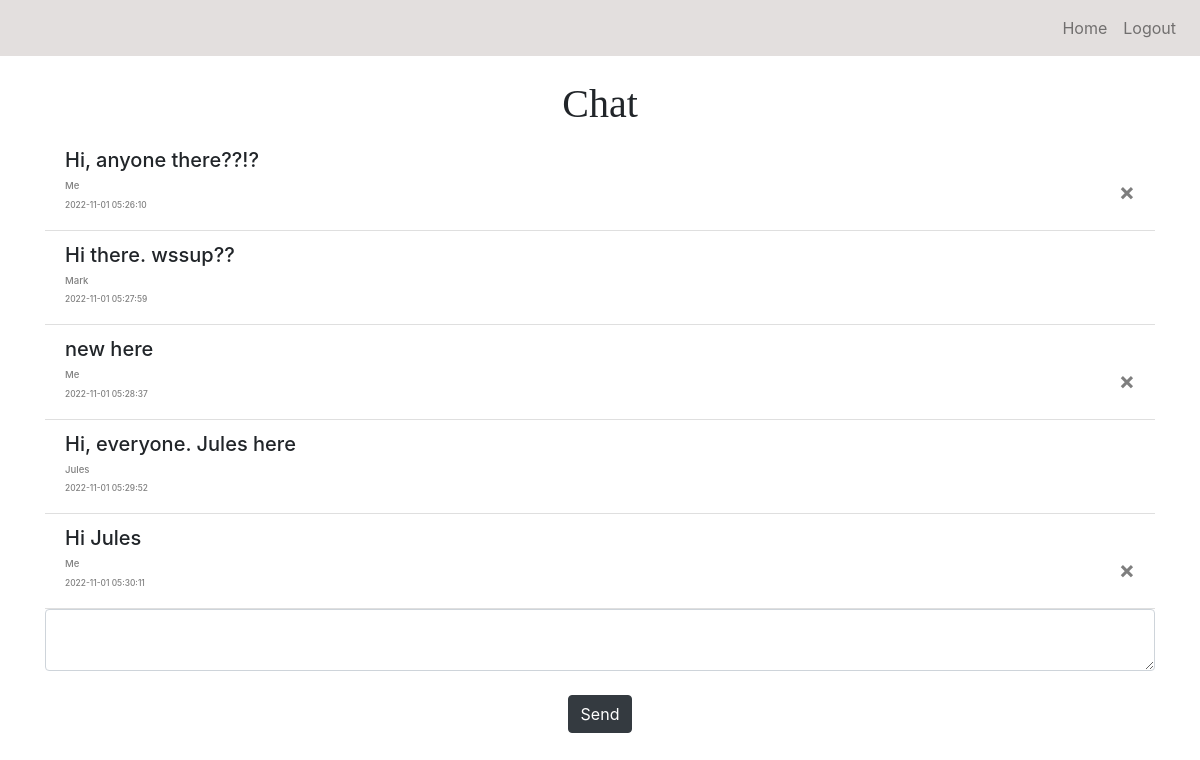
Screenshot of / (signed in) with the database file from the repository.
### web/models.py (models this page shows)
class Note(db.Model):
    id = db.Column(db.Integer, primary_key=True)
    data = db.Column(db.String(10000))
    date = db.Column(db.DateTime(timezone=True), default=func.now())
    user_id = db.Column(db.Integer, db.ForeignKey('user.id'))

class User(db.Model, UserMixin):
    id = db.Column(db.Integer, primary_key=True)
    email = db.Column(db.String(150), unique=True)
    password = db.Column(db.String(150))
    first_name = db.Column(db.String(150))
    notes = db.relationship('Note')

### web/views.py (the view, shortened to what this page needs)
@views.route('/', methods=['GET', 'POST'])
@login_required
def home():
    note = Note.query.all()
    users = User.query.all()
    return render_template("home.html", user=current_user , nt = note, users=users)

### web/__init__.py (called while the page is built)
def create_app():
    app = Flask(__name__)
    app.config['SECRET_KEY'] = 'xxxxxxxxxx'
    app.config['SQLALCHEMY_DATABASE_URI'] = f'sqlite:///{DB_NAME}'
    db.init_app(app)
    from .views import views
    from .auth import auth
    app.register_blueprint(views, url_prefix='/')
    app.register_blueprint(auth, url_prefix='/')
    from .models import User, Note
    create_database(app)
    login_manager = LoginManager()
    login_manager.login_view = 'auth.login'
    login_manager.init_app(app)
    @login_manager.user_loader
    def load_user(id):
        return User.query.get(int(id))
    return app

### web/templates/home.html (shortened to what this page needs)
{% extends "base.html" %} {% block title %}Discussions{% endblock %} {% block content
%}
<h1 align="center" style="font-family:verdana;">Chat</h1>
<ul class="list-group list-group-flush" id="notes">
  {% for note in nt %}
  <li class="list-group-item" >
    <h5>
    {{ note.data }}
    </h5>
    {% if note.user_id == user.id %}
    <button type="button" class="close" onClick="deleteNote({{ note.id }})">
      <span aria-hidden="true">&times;</span>
    </button>
    {% endif %}
    {% if note.user_id == user.id %}
    <h6 style="font-size:0.8vw; color:grey;" >
    Me
    </h6>
    <h6 style="font-size:0.7vw; color:grey;">
    {{ note.date }}
    </h6>
    {% else %}
    {% for usr in users %}
    {% if usr.id == note.user_id %}
    <h6 style="font-size:0.8vw; color:grey;">
      {{ usr.first_name }}
    </h6>
    <h6 style="font-size:0.7vw; color:grey;">
    {{ note.date }}
    </h6>
    {% endif %}
    {% endfor %}
    {% endif %}
  </li>
  {% endfor %}
</ul>
<form method="POST">
  <textarea name="note" id="note" class="form-control"></textarea>
  <br />
  <div align="center">
    <button type="submit" class="btn btn-dark">Send</button>
  </div>
</form>
{% endblock %}

### web/templates/base.html (shortened to what this page needs)
<!DOCTYPE html>
<html>
  <head>
    <link
      rel="stylesheet"
      href="https://stackpath.bootstrapcdn.com/bootstrap/4.4.1/css/bootstrap.min.css"
    />
    <link
      rel="stylesheet"
      href="https://stackpath.bootstrapcdn.com/font-awesome/4.7.0/css/font-awesome.min.css"
    />
  </head>
  <body>
    <nav class="navbar navbar-expand-lg navbar-light" style="background-color: #e3dfde;">
      <div class="collapse navbar-collapse" id="navbar">
        <div class="navbar-nav ml-auto" >
          {% if user.is_authenticated %}
          <a class="nav-item nav-link" id="home" href="/">Home</a>
          <a class="nav-item nav-link" id="logout" href="/logout">Logout</a>
          {% else %}
          <a class="nav-item nav-link" id="login" href="/login">Login</a>
          <a class="nav-item nav-link" id="signUp" href="/sign-up">Sign Up</a>
          {% endif %}
        </div>
      </div>
    </nav>
    <div class="container">{% block content %} {% endblock %}</div>
  </body>
</html>

### rows the page displays
Note: data "Hi, anyone there??!?", date "2022-11-01 05:26:10"
Note: data "Hi there. wssup??", date "2022-11-01 05:27:59"
User: first_name "Mark"
Note: data "new here", date "2022-11-01 05:28:37"
Note: data "Hi, everyone. Jules here", date "2022-11-01 05:29:52"
User: first_name "Jules"
Note: data "Hi Jules", date "2022-11-01 05:30:11"
